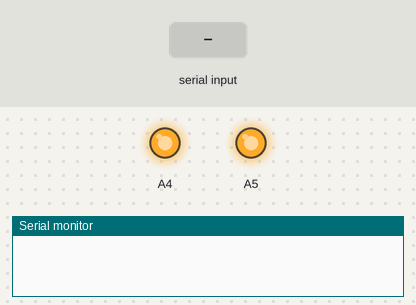
This sketch was run on a simulated Arduino Uno, built with avr-gcc and run on an emulated ATmega328P. Parts: output pins drawn as LEDs (lit = HIGH), the last lines printed to the serial monitor. The test bench sets the inputs (shaded band).

Above: at 1.2 s.
1.3 s: "query@" received over Serial
2.8 s: "off@" received over Serial
4.3 s: "on@" received over Serial
5.8 s: "fwd@" received over Serial
At 6.8 s:
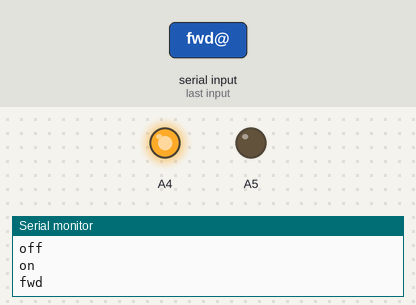
7.3 s: "bwd@" received over Serial
At 7.9 s:
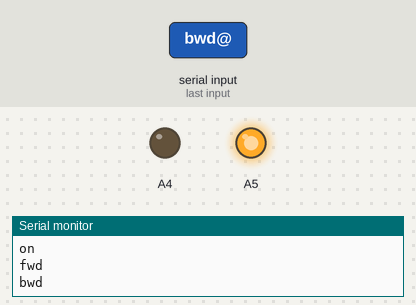
Timing chart, 0 to 24.9 s (numbered marks = the images above; inputs shaded):
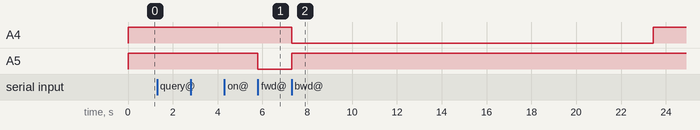

Measured:
- after the input at 5.8 s, A5: HIGH → LOW at once
- after the input at 7.3 s, A4: HIGH → LOW at once, → HIGH 16.1 s later; A5: LOW → HIGH after 0.00 s instead of 14.6 s

The sketch:

motor_direction_controller.ino
```cpp
bool started = false;
uint32_t HB_counter_I = 0;
void stop_m()
{
  digitalWrite(A4, HIGH);
  digitalWrite(A5, HIGH);
}

void forward_m()
{
  digitalWrite(A4, HIGH);
  digitalWrite(A5, LOW);
}

void backward_m()
{
  digitalWrite(A4, LOW);
  digitalWrite(A5, HIGH);
}


void setup() {
  pinMode(A4, OUTPUT);
  pinMode(A5, OUTPUT);
  stop_m();
  Serial.begin(57600);
  while (!Serial);
}

void loop() {
 if (Serial.available() > 0) {
    HB_counter_I = 0;
    String str = Serial.readStringUntil('@');
    if (str.equals("query"))
    {
      Serial.println("motor_controller");
      Serial.flush();
    }
    else if (str.equals("off"))
    {
      stop_m();
      started = false;
      Serial.println("off");
      Serial.flush();
    }
    else if (str.equals("on"))
    {
      started = true;
      Serial.println("on");
      Serial.flush();
    }
    else if (started && str.equals("stp") )
    {
      stop_m();
      Serial.println("stp");
      Serial.flush();
    }
    else if (started && str.equals("fwd") )
    {
      forward_m();
      Serial.println("fwd");
      Serial.flush();
    }
    else if (started && str.equals("bwd") )
    {
      backward_m();
      Serial.println("bwd");
      Serial.flush();
    }
  }
  else
  {
    HB_counter_I++;
    if(HB_counter_I >= 1000000)
    {
      HB_counter_I = 0;
      Serial.println("Heart_broken_stop");
      Serial.flush();
      stop_m();
    }
  }
}
```
